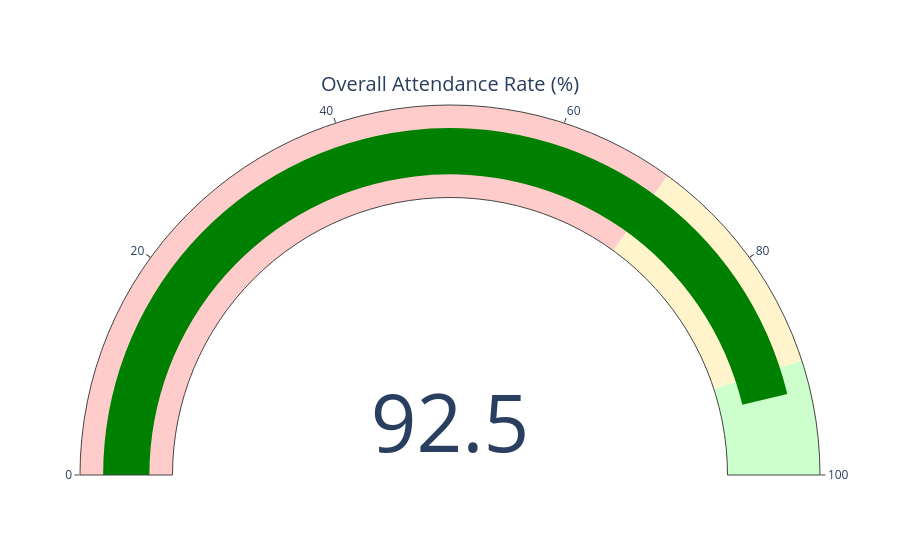

Source (notebook cell):
### Code cell
# Attendance rate gauge
fig_gauge = go.Figure(go.Indicator(
    mode="gauge+number",
    value=overall_attendance_rate * 100 if pd.notnull(overall_attendance_rate) else 0,
    title={"text": "Overall Attendance Rate (%)"},
    gauge={
        "axis": {"range": [0, 100]},
        "bar": {"color": "green"},
        "steps": [
            {"range": [0, 70], "color": "#ffcccc"},
            {"range": [70, 90], "color": "#fff4cc"},
            {"range": [90, 100], "color": "#ccffcc"},
        ],
    },
))
fig_gauge.show()

### Figure 1 — Plotly figure (JSON) as saved in the notebook; plotly's stock layout.template omitted (floating-point values rounded to 4 significant figures)
{"data": [{"gauge": {"axis": {"range": [0, 100]}, "bar": {"color": "green"}, "steps": [{"color": "#ffcccc", "range": [0, 70]}, {"color": "#fff4cc", "range": [70, 90]}, {"color": "#ccffcc", "range": [90, 100]}]}, "mode": "gauge+number", "title": {"text": "Overall Attendance Rate (%)"}, "type": "indicator", "value": 92.5}], "layout": {}}
